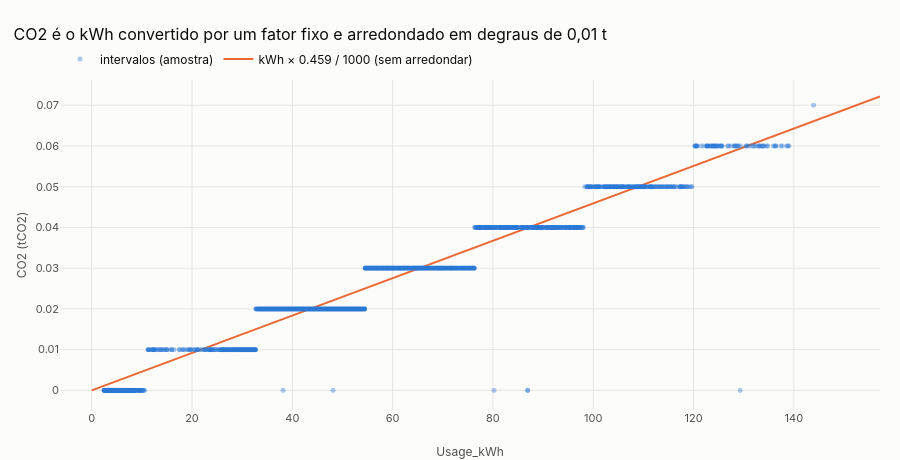

Here is the notebook cell this chart was saved with:
### Code cell
sample = df.sample(6000, random_state=1)
fig = go.Figure(
    go.Scattergl(
        x=sample["usage_kwh"],
        y=sample["co2_tco2"],
        mode="markers",
        marker=dict(size=5, color=CATEGORICAL[0], opacity=0.4),
        name="intervalos (amostra)",
    )
)
xs = np.linspace(0, df["usage_kwh"].max(), 200)
fig.add_trace(
    go.Scatter(
        x=xs,
        y=xs * best,
        mode="lines",
        line=dict(color=CATEGORICAL[1], width=2),
        name=f"kWh × {best * 1000:.3f} / 1000 (sem arredondar)",
    )
)
fig.update_layout(
    title="CO2 é o kWh convertido por um fator fixo e arredondado em degraus de 0,01 t",
    xaxis_title="Usage_kWh",
    yaxis_title="CO2 (tCO2)",
    hovermode="closest",
    height=460,
)
fig.show()

### Figure 1 — Plotly figure (JSON) as saved in the notebook; plotly's stock layout.template omitted (floating-point values rounded to 4 significant figures; data arrays with more than 128 entries replaced by an {"elided": "..."} marker saying what was removed)
{"data": [{"marker": {"color": "#2a78d6", "opacity": 0.4, "size": 5}, "mode": "markers", "name": "intervalos (amostra)", "type": "scattergl", "x": {"elided": "6000 float values"}, "y": {"elided": "6000 float values"}}, {"line": {"color": "#eb6834", "width": 2}, "mode": "lines", "name": "kWh × 0.459 / 1000 (sem arredondar)", "type": "scatter", "x": {"elided": "200 float values"}, "y": {"elided": "200 float values"}}], "layout": {"height": 460, "hovermode": "closest", "title": {"text": "CO2 é o kWh convertido por um fator fixo e arredondado em degraus de 0,01 t"}, "xaxis": {"title": {"text": "Usage_kWh"}}, "yaxis": {"title": {"text": "CO2 (tCO2)"}}}}
